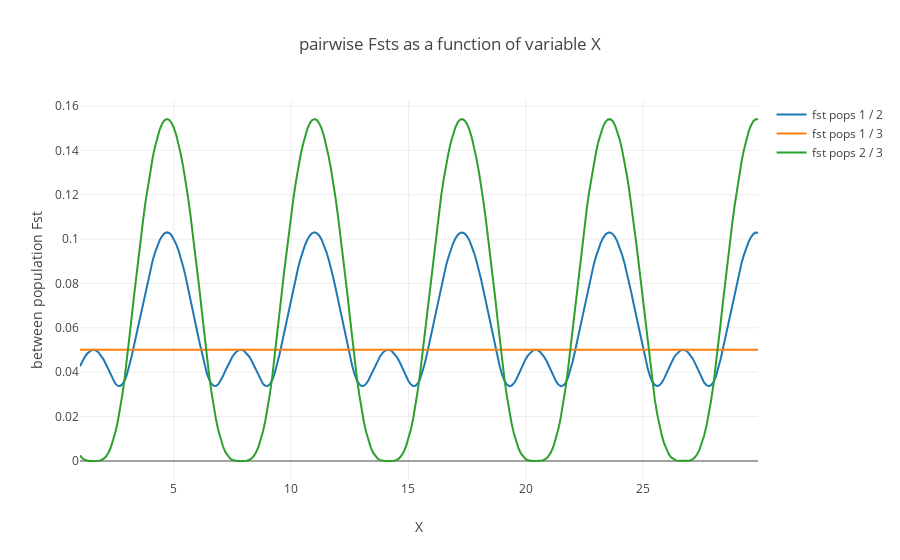

The notebook cell saved with this chart:
### Markdown cell above
We can see that distances in feature space aren't linearly correlated to among-population fsts. This is to be expected. However the relationship is globally positive, i'll take that as a win and procede.

### Code cell
coords= {z:[x for x in range(len(labels)) if labels[x] == z] for z in list(set(labels))}

fig_data= [go.Scatter(
x= Control[coords[i],0],
y= Control[coords[i],1],
mode= 'lines',
name= 'fst pops {} / {}'.format(i[0],i[1])
) for i in coords.keys()
]

layout = go.Layout(
    title= 'pairwise Fsts as a function of variable X',
    yaxis=dict(
        title='between population Fst'),
    xaxis=dict(
        title='X')
)

fig= go.Figure(data=fig_data, layout=layout)
iplot(fig)

### Figure 1 — Plotly figure (JSON) as saved in the notebook; plotly's stock layout.template omitted (floating-point values rounded to 4 significant figures; data arrays with more than 128 entries replaced by an {"elided": "..."} marker saying what was removed)
{"data": [{"mode": "lines", "name": "fst pops 1 / 2", "type": "scatter", "x": {"elided": "290 float values"}, "y": {"elided": "290 float values"}}, {"mode": "lines", "name": "fst pops 1 / 3", "type": "scatter", "x": {"elided": "290 float values"}, "y": {"elided": "290 float values"}}, {"mode": "lines", "name": "fst pops 2 / 3", "type": "scatter", "x": {"elided": "290 float values"}, "y": {"elided": "290 float values"}}], "layout": {"title": "pairwise Fsts as a function of variable X", "xaxis": {"title": "X"}, "yaxis": {"title": "between population Fst"}}}
